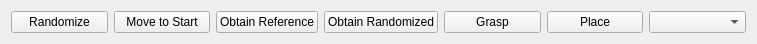
<?xml version="1.0" encoding="UTF-8"?>
<ui version="4.0">
 <class>MainWindow</class>
 <widget class="QMainWindow" name="MainWindow">
  <property name="geometry">
   <rect>
    <x>0</x>
    <y>0</y>
    <width>757</width>
    <height>43</height>
   </rect>
  </property>
  <property name="windowTitle">
   <string>MainWindow</string>
  </property>
  <widget class="QWidget" name="centralWidget">
   <layout class="QHBoxLayout" name="horizontalLayout">
    <item>
     <widget class="QPushButton" name="pushButton">
      <property name="text">
       <string>Randomize</string>
      </property>
     </widget>
    </item>
    <item>
     <widget class="QPushButton" name="pushButton_2">
      <property name="text">
       <string>Move to Start</string>
      </property>
     </widget>
    </item>
    <item>
     <widget class="QPushButton" name="pushButton_3">
      <property name="text">
       <string>Obtain Reference</string>
      </property>
     </widget>
    </item>
    <item>
     <widget class="QPushButton" name="pushButton_5">
      <property name="text">
       <string>Obtain Randomized</string>
      </property>
     </widget>
    </item>
    <item>
     <widget class="QPushButton" name="pushButton_4">
      <property name="text">
       <string>Grasp</string>
      </property>
     </widget>
    </item>
    <item>
     <widget class="QPushButton" name="pushButton_6">
      <property name="text">
       <string>Place</string>
      </property>
     </widget>
    </item>
    <item>
     <widget class="QComboBox" name="comboBox"/>
    </item>
   </layout>
  </widget>
 </widget>
 <layoutdefault spacing="6" margin="11"/>
 <resources/>
 <connections/>
</ui>
